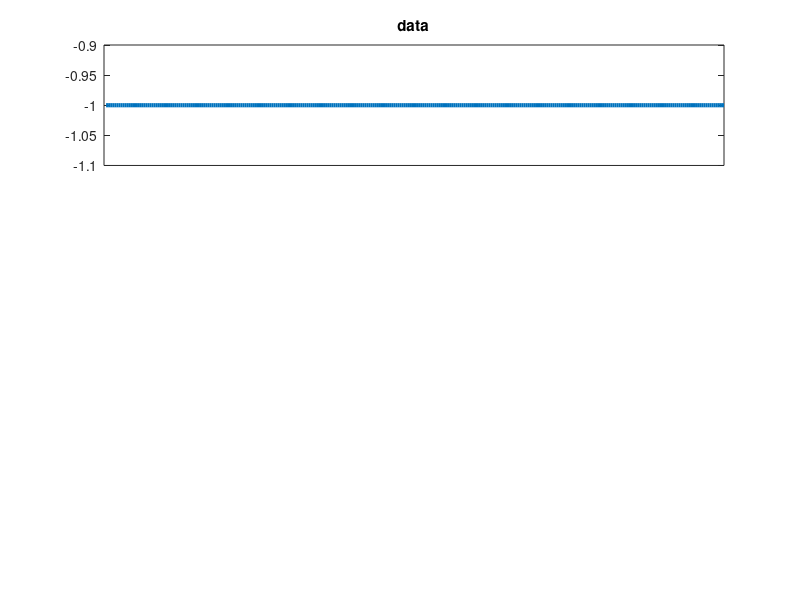

MATLAB code to generate this figure:
%% Ejemplo CDMA

clc
clear all
close all


% Parametros

n_data = 3;     % nro bits de datos
n_PN = 30;       % nro de bits secuencia pseudo aleatoria
n = 2;          % cantidad de usuarios simultaneos

%% Generacion de datos

% generacion de datos y las secuencias pseudo aleatorias para la
% codificacion
data = randi([0 1],n_data,n);
PN = randi([0 1],n_PN,n);

PN

for i = 1:n;
    disp(strcat("Data usuario ",i))
    transpose(data(:,i))
end
for i = 1:n;
    disp(strcat("Secuencia pseudoaleatoria usuario ",i))
    transpose(PN(:,i))
end
%% Codificacion
%
% codificacion
data = 2*data-1;

for i = 1:n
    signal(:,i) = kron(data(:,i),PN(:,i));
end
signal
%%
% concatena la secuencia PN n_data veces
PN_long = repmat(PN,[n_data 1]);

PN_long

% repite los datos para graficar
PN_mat_plot = repelem(PN_long,100,1);
data_plot = repelem(data,100,1);
signal_plot = repelem(signal,100,1);

L=length(data_plot);

figure
subplot(3,1,1)
plot(data_plot(:,1),'linewidth',3)
title('data')
% configs grafico
set(gca,'XTick',0:data_plot*100:L);
set(gca,'XTickLabel',0:n_data);

